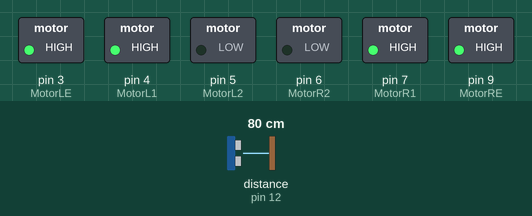
A sketch run on a simulated Arduino Uno, built with avr-gcc and run on an emulated ATmega328P. Parts: switched loads named in the sketch (green lamp = pin HIGH). Wiring (inferred from the names in the program): ultrasonic range finder: trigger pin 13; echo pin 12. Dashed ring = blinking. The inputs (shaded band) are chosen by the test bench; at power-on: distance to the obstacle (sensor on pin 12) 80 cm. The echo pulse lasts 58.3 µs per cm; pins used as bus, display or sensor lines are not drawn.

Above: at 1.2 s.
1.3 s: distance to the obstacle (sensor on pin 12) set to 18 cm
2.8 s: distance to the obstacle (sensor on pin 12) set to 14 cm
At 3.1 s:
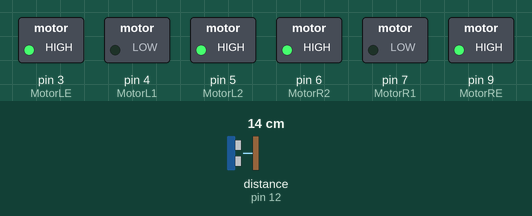
5.8 s: distance to the obstacle (sensor on pin 12) set to 35 cm
At 6.8 s:
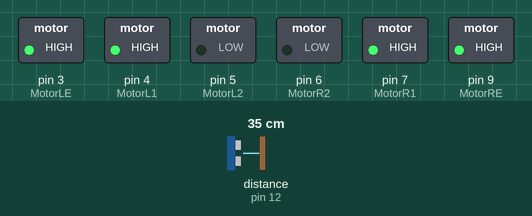
7.3 s: distance to the obstacle (sensor on pin 12) set to 2 cm
At 8.1 s:
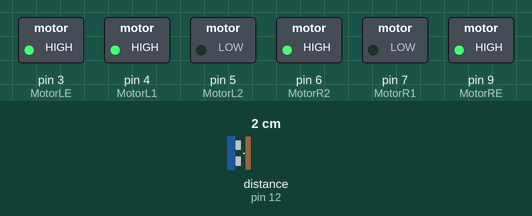
Timing chart, 0 to 11.3 s (numbered marks = the images above; inputs shaded):
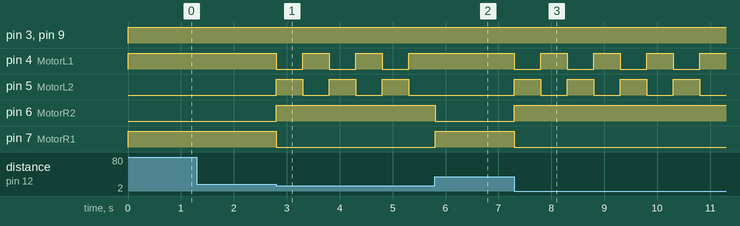

The sketch:

engeldenkacanrobot.ino
```cpp
#define echoPin 12
#define trigPin 13
#define MotorR1 7
#define MotorR2 6
#define MotorRE 9
#define MotorL1 4
#define MotorL2 5
#define MotorLE 3

long sure,uzaklik;


void setup() {
  pinMode(echoPin,INPUT);
  pinMode(trigPin,OUTPUT);
  pinMode(MotorR1,OUTPUT);
  pinMode(MotorR2,OUTPUT);
  pinMode(MotorRE,OUTPUT);
  pinMode(MotorL1,OUTPUT);
  pinMode(MotorL2,OUTPUT);
  pinMode(MotorLE,OUTPUT);

}

void loop() {
  digitalWrite(trigPin,LOW);
  delayMicroseconds(5);
  digitalWrite(trigPin,HIGH);
  delayMicroseconds(10);
  digitalWrite(trigPin,LOW);

  sure = pulseIn(echoPin,HIGH);
  uzaklik = sure/29.1/2;


  if(uzaklik>15)
  {
    geri();

  }
  else{

    ileri();
    delay(500);
    sag();
    delay(500);

  }
}

void ileri()
{
  digitalWrite(MotorR1,LOW);
  digitalWrite(MotorR2,HIGH);
  digitalWrite(MotorRE,150);

  digitalWrite(MotorL1,LOW);
  digitalWrite(MotorL2,HIGH);
  digitalWrite(MotorLE,150);
}
void geri()
{
  digitalWrite(MotorR1,HIGH);
  digitalWrite(MotorR2,LOW);
  digitalWrite(MotorRE,150);

  digitalWrite(MotorL1,HIGH);
  digitalWrite(MotorL2,LOW);
  digitalWrite(MotorLE,150);
}
void sag()
{
  digitalWrite(MotorR1,LOW);
  digitalWrite(MotorR2,HIGH);
  digitalWrite(MotorRE,150);

  digitalWrite(MotorL1,HIGH);
  digitalWrite(MotorL2,LOW);
  digitalWrite(MotorLE,150);
}
```

Measured:
- the behaviour switches between 17 and 16 cm on distance to the obstacle (sensor on pin 12) (found by bisection; images 0 and 1)
- after the input at 1.3 s, every drawn part: stays the same
- after the input at 2.8 s, pin 4 (MotorL1), pin 5 (MotorL2): alternates HIGH for 0.50 s and LOW for 0.50 s, starting at once; pin 6 (MotorR2): LOW → HIGH at once; pin 7 (MotorR1): HIGH → LOW at once
- after the input at 5.8 s, pin 4 (MotorL1): stays HIGH (without the input it goes to LOW after 0.01 s); pin 5 (MotorL2): stays LOW (without the input it goes to HIGH after 0.01 s); pin 6 (MotorR2): HIGH → LOW at once; pin 7 (MotorR1): LOW → HIGH at once
- after the input at 7.3 s, pin 4 (MotorL1), pin 5 (MotorL2): alternates HIGH for 0.50 s and LOW for 0.50 s, starting at once; pin 6 (MotorR2): LOW → HIGH at once; pin 7 (MotorR1): HIGH → LOW at once
